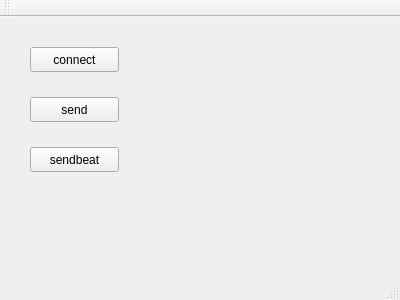
<?xml version="1.0" encoding="UTF-8"?>
<ui version="4.0">
 <class>MainWindow</class>
 <widget class="QMainWindow" name="MainWindow">
  <property name="geometry">
   <rect>
    <x>0</x>
    <y>0</y>
    <width>400</width>
    <height>300</height>
   </rect>
  </property>
  <property name="windowTitle">
   <string>MainWindow</string>
  </property>
  <widget class="QWidget" name="centralWidget">
   <widget class="QPushButton" name="connect">
    <property name="geometry">
     <rect>
      <x>30</x>
      <y>30</y>
      <width>89</width>
      <height>25</height>
     </rect>
    </property>
    <property name="text">
     <string>connect</string>
    </property>
   </widget>
   <widget class="QPushButton" name="send">
    <property name="geometry">
     <rect>
      <x>30</x>
      <y>80</y>
      <width>89</width>
      <height>25</height>
     </rect>
    </property>
    <property name="text">
     <string>send</string>
    </property>
   </widget>
   <widget class="QPushButton" name="sendbeat">
    <property name="geometry">
     <rect>
      <x>30</x>
      <y>130</y>
      <width>89</width>
      <height>25</height>
     </rect>
    </property>
    <property name="text">
     <string>sendbeat</string>
    </property>
   </widget>
  </widget>
  <widget class="QMenuBar" name="menuBar">
   <property name="geometry">
    <rect>
     <x>0</x>
     <y>0</y>
     <width>400</width>
     <height>22</height>
    </rect>
   </property>
  </widget>
  <widget class="QToolBar" name="mainToolBar">
   <attribute name="toolBarArea">
    <enum>TopToolBarArea</enum>
   </attribute>
   <attribute name="toolBarBreak">
    <bool>false</bool>
   </attribute>
  </widget>
  <widget class="QStatusBar" name="statusBar"/>
 </widget>
 <layoutdefault spacing="6" margin="11"/>
 <resources/>
 <connections/>
</ui>
